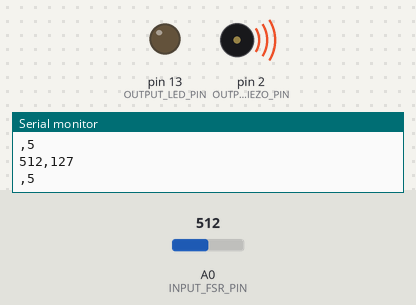
Bench run of a sketch on a simulated Arduino Uno, built with avr-gcc and run on an emulated ATmega328P. Shown: output pins drawn as LEDs (lit = HIGH), buzzer (waves = sounding), the last lines printed to the serial monitor. The inputs (shaded band) are chosen by the test bench; at power-on: A0 (INPUT_FSR_PIN) = 512.

Above: at 1.2 s.
1.3 s: A0 (INPUT_FSR_PIN) set to 529
At 1.8 s:
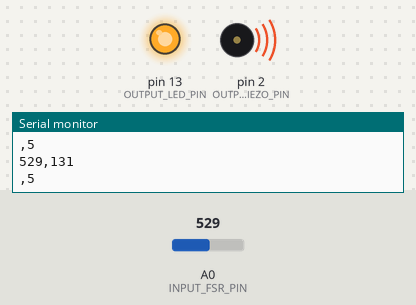
2.8 s: A0 (INPUT_FSR_PIN) set to 0
At 3.3 s:
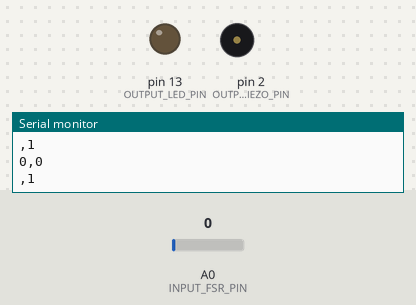
4.3 s: A0 (INPUT_FSR_PIN) set to 122
At 5.5 s:
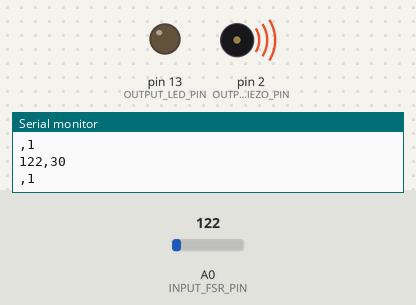
5.8 s: A0 (INPUT_FSR_PIN) set to 716
At 6.8 s:
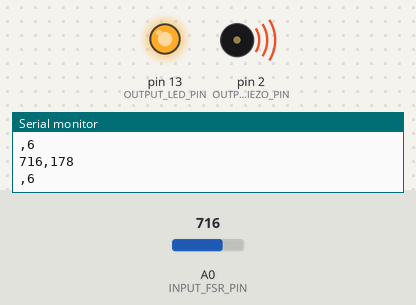
Timing chart, 0 to 8.3 s (numbered marks = the images above; inputs shaded):
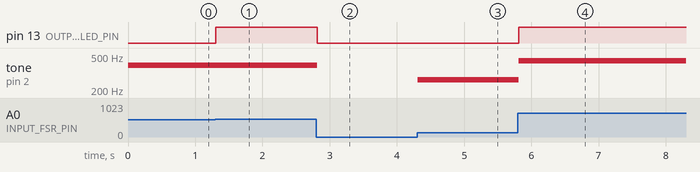

Measured:
- the behaviour switches between 513 and 514 on A0 (INPUT_FSR_PIN) (found by bisection; images 0 and 1)
- after the input at 1.3 s, pin 13 (OUTPUT_LED_PIN): LOW → HIGH at once
- after the input at 2.8 s, pin 13 (OUTPUT_LED_PIN): HIGH → LOW at once; tone on pin 2 (OUTPUT_PIEZO_PIN): 392 Hz → silent at once
- after the input at 4.3 s, tone on pin 2 (OUTPUT_PIEZO_PIN): silent → 262 Hz at once
- after the input at 5.8 s, pin 13 (OUTPUT_LED_PIN): LOW → HIGH at once; tone on pin 2 (OUTPUT_PIEZO_PIN): 262 Hz → 440 Hz at once

The sketch:

jedi_force.ino
```cpp
#define KEY_C 262  // 261.6256 Hz (middle C)
#define KEY_D 294  // 293.6648 Hz
#define KEY_E 330  // 329.6276 Hz
#define KEY_F 350  // 349.2282 Hz
#define KEY_G 392  // 391.9954 Hz
#define KEY_A 440  // 440.0000 Hz
#define KEY_B 494  // 493.8833 Hz
#define KEY_HI_C 524 // 523.2511 Hz

const int OUTPUT_LED_PIN = LED_BUILTIN;
const int OUTPUT_PIEZO_PIN = 2;
const int INPUT_FSR_PIN = A0;
const int DELAY_MS = 20; // how often to read from the sensor input

void setup() {
  pinMode(OUTPUT_LED_PIN, OUTPUT);
  pinMode(OUTPUT_PIEZO_PIN, OUTPUT);
  pinMode(INPUT_FSR_PIN, INPUT);
  Serial.begin(9600);
}

void loop() {

  // Read the force-sensitive resistor value
  int fsrVal = analogRead(INPUT_FSR_PIN);

  // Remap the value for output.
  int ledVal = map(fsrVal, 0, 1023, 0, 255);
  int freq = map(fsrVal, 0, 1023, 1, 9); // change min/max freq here

  // only play sound if the user is pressing on the FSR
  if(fsrVal > 0){
    if(freq == 1){
      tone(OUTPUT_PIEZO_PIN, KEY_C);
    }else if(freq == 2){
      tone(OUTPUT_PIEZO_PIN, KEY_D);
    }else if(freq == 3){
      tone(OUTPUT_PIEZO_PIN, KEY_E);
    }else if(freq == 4){
      tone(OUTPUT_PIEZO_PIN, KEY_F);
    }else if(freq == 5){
      tone(OUTPUT_PIEZO_PIN, KEY_G);
    }else if(freq == 6){
      tone(OUTPUT_PIEZO_PIN, KEY_A);
    }else if(freq == 7){
      tone(OUTPUT_PIEZO_PIN, KEY_B);
    }else{
      tone(OUTPUT_PIEZO_PIN, KEY_HI_C);
    }
  }else{
    noTone(OUTPUT_PIEZO_PIN);
  }

  // Print the raw sensor value and the converted led value (e,g., for Serial Plotter)
  Serial.print(fsrVal);
  Serial.print(",");
  Serial.println(ledVal);
  Serial.print(",");
  Serial.println(freq);

  // Write out the LED value.
  analogWrite(OUTPUT_LED_PIN, ledVal);

  delay(DELAY_MS);
}
```
